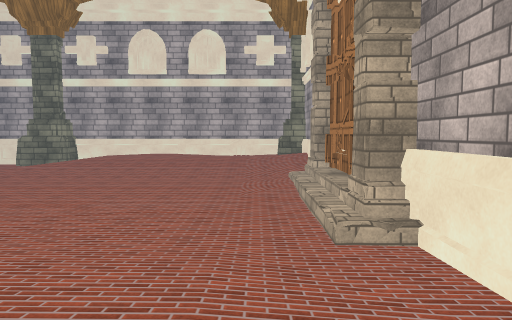
view 1 (above)

16 first-person views from a walk through a Unity game level. The camera is 1.4 m above the floor, tilts 4° down and sees 70° across. The floor is counted in squares, 1 m on a side. Each view is taken from the middle of a square. On the plan, view 1 faces up. The plan holds only what a view shows up to about 16 squares ahead; the rest is blank. The place goes on beyond the plan. The player character is not drawn. Surface patterns are stand-ins for the level's own textures.

view 2
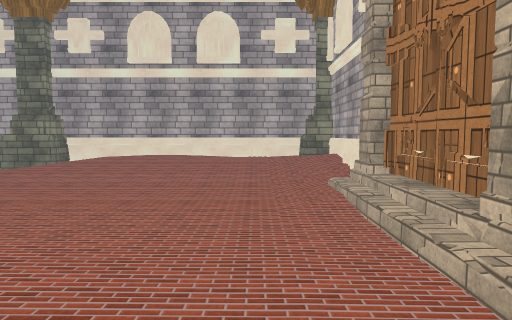

view 3
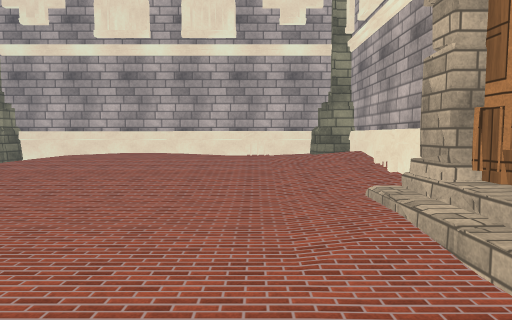

view 4
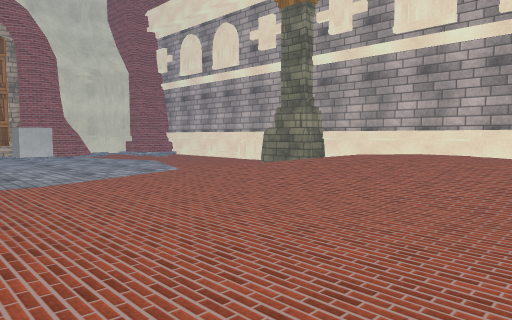

view 5
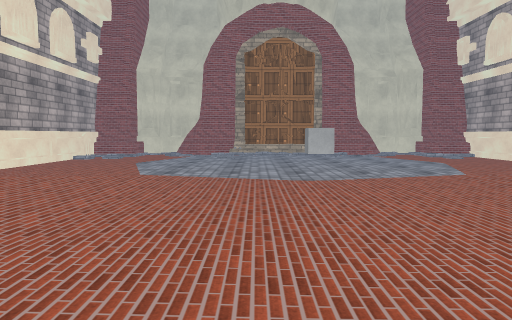

view 6
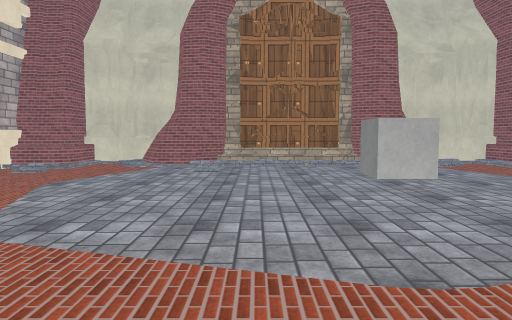

view 7
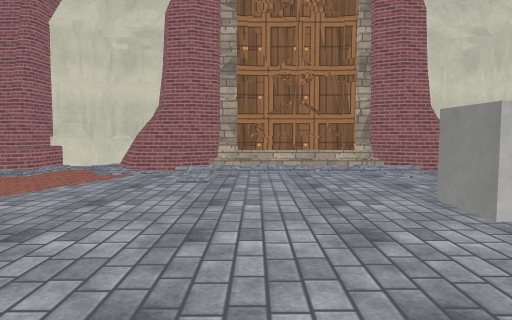

view 8
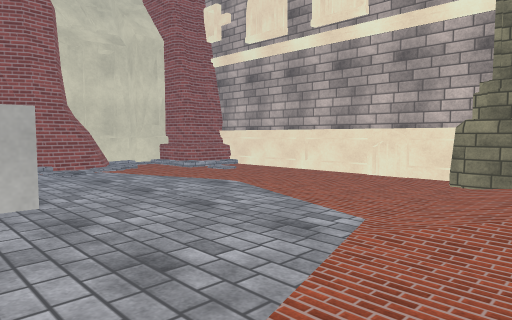

view 9
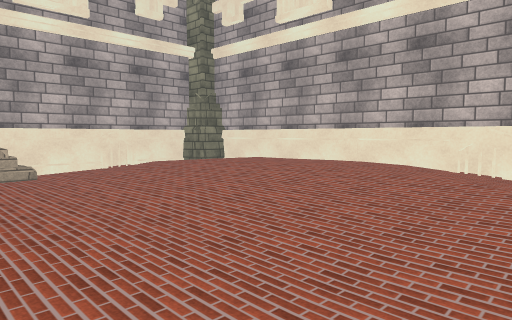

view 10
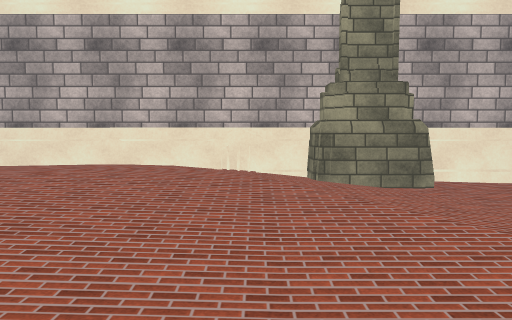

view 11
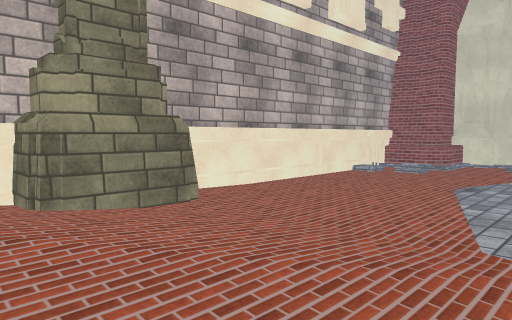

view 12
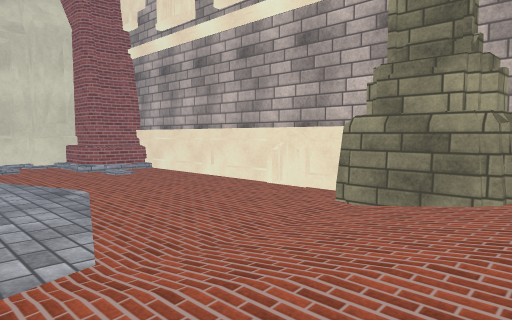

view 13
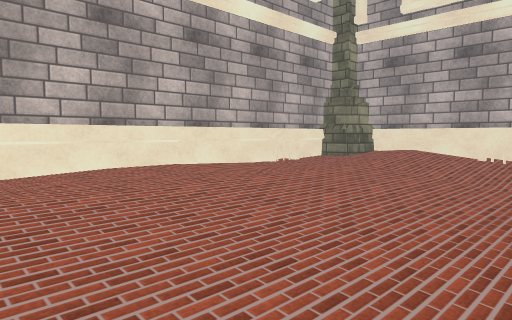

view 14
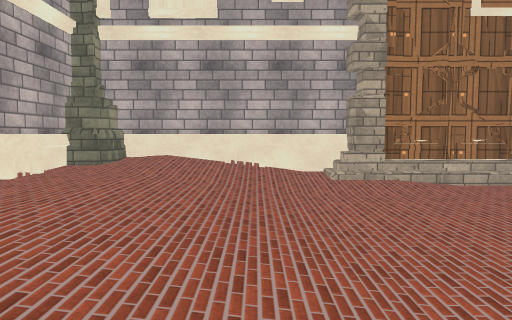

view 15
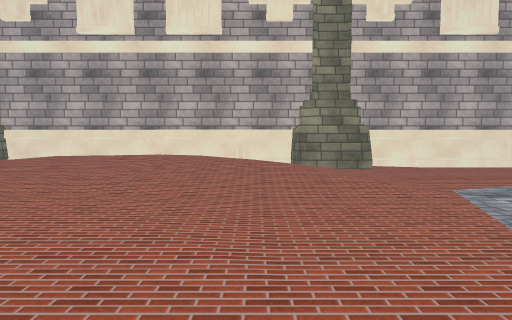

view 16
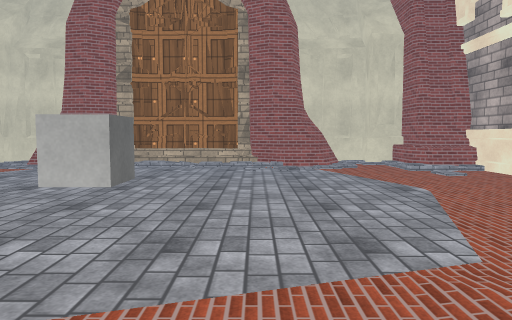

### Floor plan
Key: @ floor where view 1 was taken; # wall or solid block; . main floor; : floor 0.25 m higher than the main floor; + floor 0.5 m higher than the main floor; * floor 0.75 m higher than the main floor; / step, stairs or slope; = window, fence, low wall or low ledge; ^ raised ledge; O other object.
Columns run from 28 left of view 1 to 3 right of it. Each row starts with its distance up from view 1.
 25                               O
 24                              OO
 23   ############  O##########=####
 22   #^/.........OOOO +****+++++*O#
 21  ##=/...........// ++++++++++**#
 20 ##///...........// ++++++++++**#
 19 ##............../:++++++++++++*#
 18 #=:.............::::::::::::+++#
 17 ###:............::::::::::::::+#
 16   #.........................:::#
 15  ##..........................::#
 14  #:..........................:##
 13 ##:..........................:##
 12 #//.........OO...............:/#
 11 #//.........OO................/#
 10 #//.........................../#
  9 ##/.........................../#
  8 ##/...........................##
  7  ##:.:........................##
  6  ##....................:::....O#
  5  ##.............:::::::::::::..#
  4 ###.............:::::::::::::::#
  3 #//.............:::::+++++++:::#
  2 ##..............::++++++++++++:#
  1 ##==............::+++++++++++  #
  0  ###.:.........OOO:+++++++++@ O#
 -1    ###/........OOO:##+++++++  O
 -2    ############  ##^^##########

Positions as (right, up) in squares from view 1, and headings:
1: (0, 0), facing up
2: (-1, 3), facing up
3: (-1, 7), facing up
4: (-1, 8), facing up-left
5: (-1, 9), facing left
6: (-9, 9), facing left
7: (-12, 9), facing left
8: (-11, 11), facing up-left
9: (-11, 9), facing down-right
10: (-9, 9), facing down
11: (-9, 6), facing down-left
12: (-10, 15), facing up-left
13: (-10, 15), facing up-right
14: (-10, 17), facing right
15: (-9, 14), facing down
16: (-10, 14), facing left
